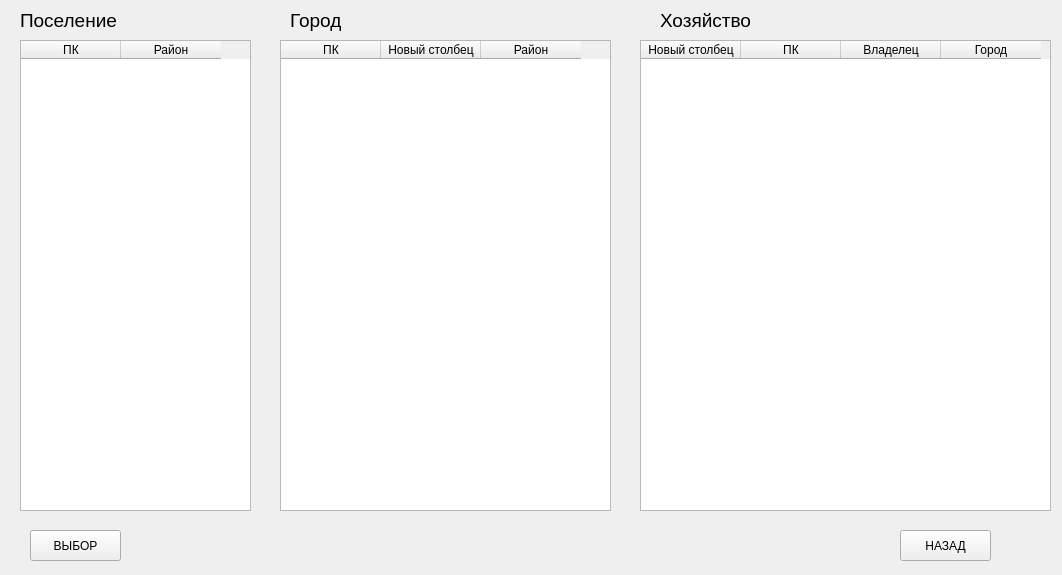
<?xml version="1.0" encoding="UTF-8"?>
<ui version="4.0">
 <class>Form</class>
 <widget class="QWidget" name="Form">
  <property name="geometry">
   <rect>
    <x>0</x>
    <y>0</y>
    <width>1062</width>
    <height>575</height>
   </rect>
  </property>
  <property name="windowTitle">
   <string>Form</string>
  </property>
  <widget class="QPushButton" name="choosePushButton">
   <property name="geometry">
    <rect>
     <x>30</x>
     <y>530</y>
     <width>91</width>
     <height>31</height>
    </rect>
   </property>
   <property name="text">
    <string>ВЫБОР</string>
   </property>
  </widget>
  <widget class="QPushButton" name="closePushButton">
   <property name="geometry">
    <rect>
     <x>900</x>
     <y>530</y>
     <width>91</width>
     <height>31</height>
    </rect>
   </property>
   <property name="text">
    <string>НАЗАД</string>
   </property>
  </widget>
  <widget class="QTableWidget" name="householdTableWidget">
   <property name="geometry">
    <rect>
     <x>640</x>
     <y>40</y>
     <width>411</width>
     <height>471</height>
    </rect>
   </property>
   <column>
    <property name="text">
     <string>Новый столбец</string>
    </property>
   </column>
   <column>
    <property name="text">
     <string>ПК</string>
    </property>
   </column>
   <column>
    <property name="text">
     <string>Владелец</string>
    </property>
   </column>
   <column>
    <property name="text">
     <string>Город</string>
    </property>
   </column>
  </widget>
  <widget class="QTableWidget" name="cityTableWidget">
   <property name="geometry">
    <rect>
     <x>280</x>
     <y>40</y>
     <width>331</width>
     <height>471</height>
    </rect>
   </property>
   <column>
    <property name="text">
     <string>ПК</string>
    </property>
   </column>
   <column>
    <property name="text">
     <string>Новый столбец</string>
    </property>
   </column>
   <column>
    <property name="text">
     <string>Район</string>
    </property>
   </column>
  </widget>
  <widget class="QTableWidget" name="settlementTableWidget">
   <property name="geometry">
    <rect>
     <x>20</x>
     <y>40</y>
     <width>231</width>
     <height>471</height>
    </rect>
   </property>
   <column>
    <property name="text">
     <string>ПК</string>
    </property>
   </column>
   <column>
    <property name="text">
     <string>Район</string>
    </property>
   </column>
  </widget>
  <widget class="QLabel" name="label_3">
   <property name="geometry">
    <rect>
     <x>660</x>
     <y>10</y>
     <width>101</width>
     <height>21</height>
    </rect>
   </property>
   <property name="font">
    <font>
     <pointsize>14</pointsize>
    </font>
   </property>
   <property name="text">
    <string>Хозяйство</string>
   </property>
  </widget>
  <widget class="QLabel" name="label_4">
   <property name="geometry">
    <rect>
     <x>290</x>
     <y>10</y>
     <width>101</width>
     <height>21</height>
    </rect>
   </property>
   <property name="font">
    <font>
     <pointsize>14</pointsize>
    </font>
   </property>
   <property name="text">
    <string>Город</string>
   </property>
  </widget>
  <widget class="QLabel" name="label_5">
   <property name="geometry">
    <rect>
     <x>20</x>
     <y>10</y>
     <width>101</width>
     <height>21</height>
    </rect>
   </property>
   <property name="font">
    <font>
     <pointsize>14</pointsize>
    </font>
   </property>
   <property name="text">
    <string>Поселение</string>
   </property>
  </widget>
 </widget>
 <resources/>
 <connections/>
</ui>
